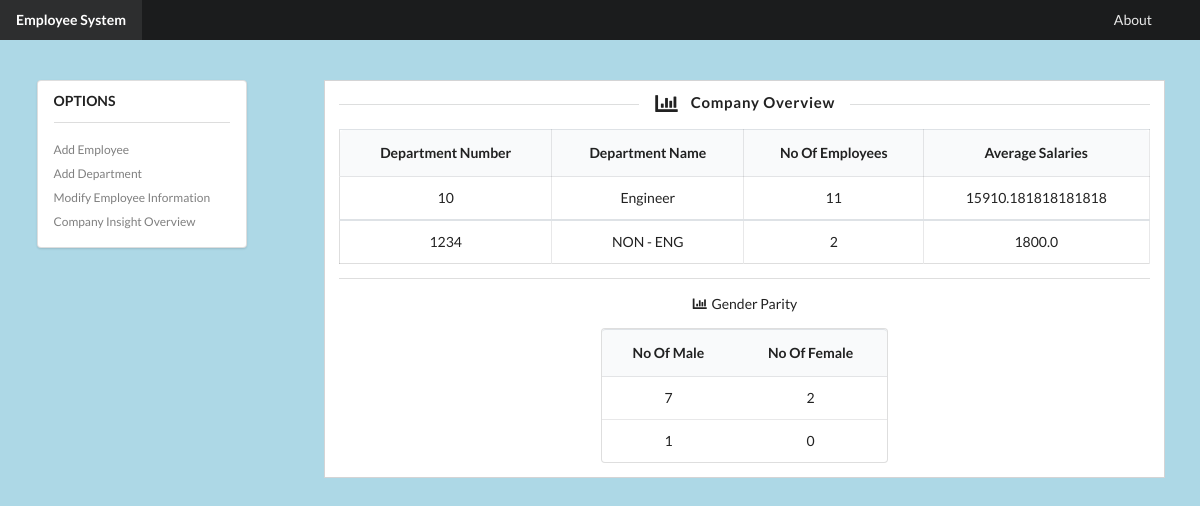
Page /accountant_page/admin_insight/ on the earlier database version.
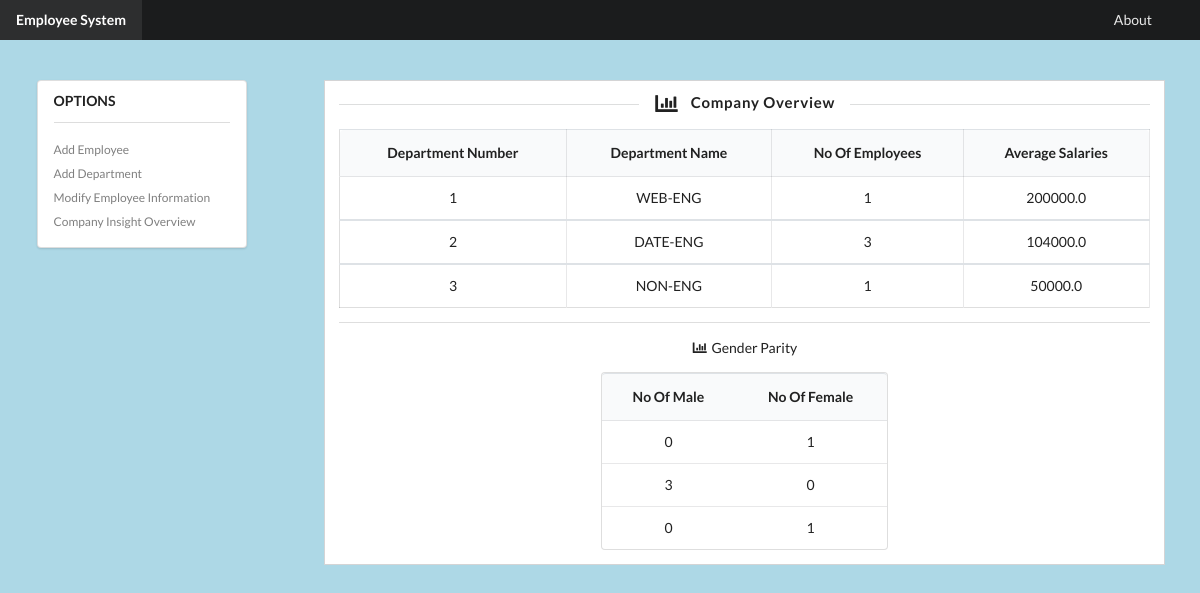
Same page on the later database version.
### employee_page/models.py (models this page shows)
class Departments(models.Model):
    class Meta:
        db_table = "department"
    dept_no = models.CharField(primary_key=True, max_length=4)
    dept_name = models.CharField(unique=True, max_length=40)

### accountant_page/views.py (the view)
# urls.py: path("admin_insight/", views.admin_insight_view, name="admin_insight"),
def admin_insight_view(request):
    try:
        records = return_all_dept_emp_count(connection)
        print(records)
        records_genders = return_all_dept_gender_count(connection)
        print(records_genders)
    except Employees.DoesNotExist:
        raise Http404
    variables = { 'current_page': 'accountant_page', 'records': records, 'records_genders': records_genders }
    return render(request, "admin_insight.html", variables)

### templates/accountant_temp/admin_insight.html
{% extends "main_menu/main_menu.html"%}
    {% block body_block %}
    <div class="ui centered grid stackable container">
        <div class="column">
          <div class="ui hidden divider spacers" style="padding-top: 5%;"></div>
            <div class="ui grid">
                <div class="four wide column">
                    <div class="ui vertical menu">
                        <div class="item">
                            <div class="header">OPTIONS</div>
                            <div class="ui clearing divider"></div>
                            <div class="menu">
                                <a class="item" href="{% url 'accountant_page:add_employee' %}">Add Employee</a>
                                <a class="item" href="{% url 'accountant_page:add_department' %}">Add Department</a>
                                <a class="item" href="{% url 'accountant_page:update_employee' %}">Modify Employee Information</a>
                                <a class="item" href="{% url 'accountant_page:admin_insight' %}">Company Insight Overview</a>
                            </div>
                        </div>
                    </div>
                </div>
                <div class="twelve wide column">
                    <div class="ui form attached fluid segment">
                        <h4 class="ui horizontal divider header">
                            <i class="bar chart icon"></i>Company Overview
                        </h4>
                        <div class="sixteen wide column">
                            <table class="ui celled structured table">
                                <thead>
                                    <tr class="center aligned">
                                        <th rowspan="4">Department Number</th>
                                        <th rowspan="4">Department Name</th>
                                        <th rowspan="4">No Of Employees</th>
                                        <th rowspan="4">Average Salaries</th>
                                    </tr>
                                </thead>
                                {% for record in records %}
                                <tbody>
                                    <tr class="center aligned">
                                        <td>{{ record.dept_no }}</td>
                                        <td>{{ record.dept_name }}</td>
                                        <td>{{ record.no_of_employees }}</td>
                                        <td>{{ record.avg_salary }}</td>
                                    </tr>
                                </tbody>
                                {% endfor %}
                            </table>
                        </div>
                        <div class="ui inverted divider"></div>
                        <div class="ui centered grid">
                            <div class="five wide column"></div>
                            <div class="six wide column">
                                <div class="ui one column stackable center aligned page grid">
                                    <div class="column twelve wide">
                                        <i class="bar chart icon"></i>Gender Parity
                                    </div>
                                </div>
                                <table class="ui table">
                                    <thead>
                                        <tr class="center aligned">
                                            <th>No Of Male</th>
                                            <th>No Of Female</th>
                                        </tr>
                                    </thead>
                                    {% for record in records_genders %}
                                    <tbody>
                                        <tr class="center aligned">
                                            <td>{{ record.male_count }}</td>
                                            <td>{{ record.female_count }}</td>
                                        </tr>
                                    </tbody>
                                    {% endfor %}
                                </table>
                            </div>
                            <div class="five wide column"></div>
                        </div>
                    </div>
                </div>
            </div>
        </div>
    </div
    {% endblock %}

### templates/main_menu/main_menu.html (shortened to what this page needs)
<!DOCTYPE html>
{% load static %}
<html>
    <head>
        <link rel="stylesheet" type="text/css" href="{% static 'style.css' %}">
        <link rel="stylesheet" href="{% static 'app.js' %}">
        <link rel="stylesheet" href="https://cdn.jsdelivr.net/npm/bootstrap@4.5.3/dist/css/bootstrap.min.css">
        <link rel="stylesheet" type="text/css" href="https://cdnjs.cloudflare.com/ajax/libs/semantic-ui/2.4.1/semantic.min.css" />
    </head>
    <body>
      <nav>
        <div class = "ui inverted borderless top fixed fluid menu">
          <a class ="header item" href="{% url 'homepage:index' %}">Employee System</a>
          <div class="right menu">
            <a class="item" href="{% url 'homepage:about' %}">About</a>
            <div class="item">
            </div>
          </div>
        </div>
      </nav>
      {% block body_block %}
      {% endblock %}
    </body>
</html>

### statics/style.css (style rules this page uses)
body { background-color: lightblue !important; }
.spacers { padding-top: 50px !important; padding-left: 0 !important; padding-right: 0 !important; }

Differences in the rows shown:
removed Departments: dept_no "10", dept_name "Engineer", no_of_employees "11", avg_salary "15910.181818181818"
removed Departments: dept_no "1234", dept_name "NON - ENG", no_of_employees "2", avg_salary "1800.0"
added Departments: dept_no "1", dept_name "WEB-ENG", no_of_employees "1", avg_salary "200000.0"
added Departments: dept_no "2", dept_name "DATE-ENG", no_of_employees "3", avg_salary "104000.0"
added Departments: dept_no "3", dept_name "NON-ENG", no_of_employees "1", avg_salary "50000.0"
Other differences:
new list line: "0 1"
new list line: "3 0"
list line gone: "7 2"
list line gone: "1 0"
